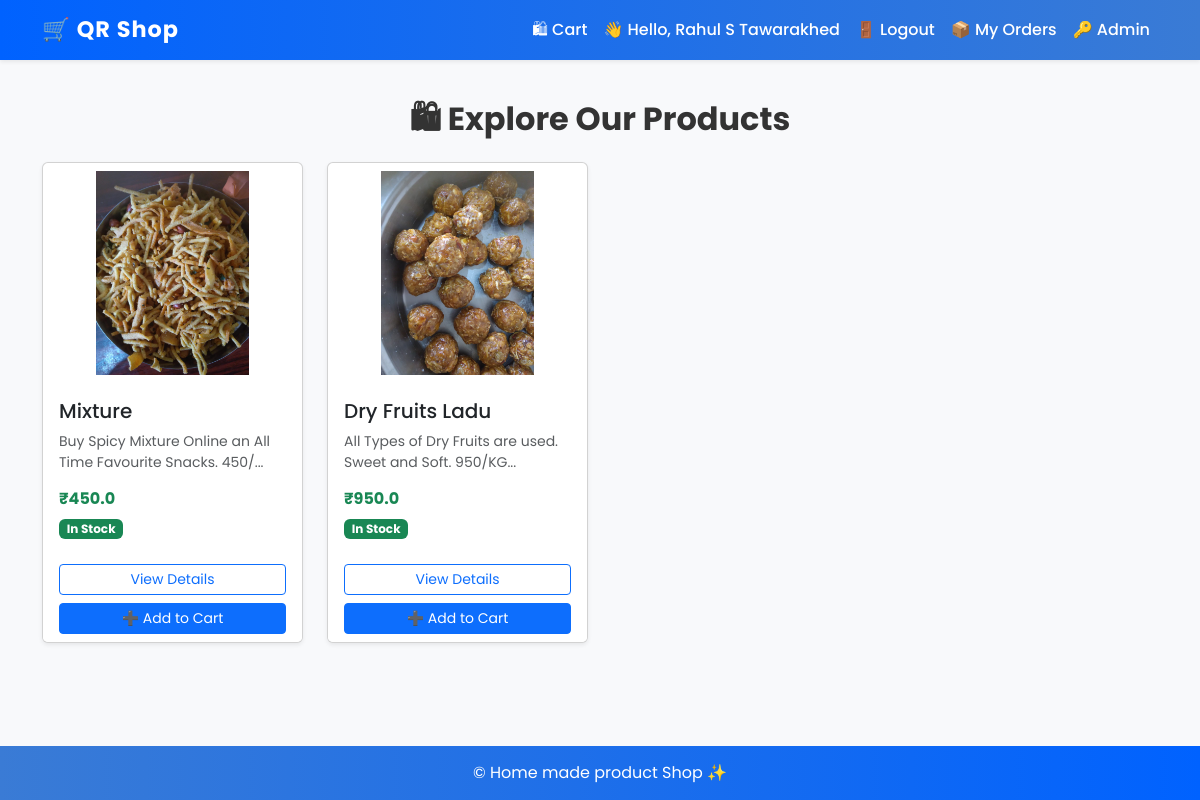
The page / (signed in) on the database its author committed.
### tables this page shows
CREATE TABLE products (
            id INTEGER PRIMARY KEY AUTOINCREMENT,
            name TEXT NOT NULL,
            description TEXT,
            price REAL NOT NULL,
            image_filename TEXT,
            stock INTEGER NOT NULL DEFAULT 0,
            created_at TEXT NOT NULL
        );

### app.py (the view)
@app.route("/")
def index():
    conn = get_db()
    products = conn.execute("SELECT * FROM products ORDER BY id DESC").fetchall()
    conn.close()
    return render_template("index.html", products=products)

### app.py (called while the page is built)
def get_db():
    conn = sqlite3.connect(DB_PATH)
    conn.row_factory = sqlite3.Row
    return conn

@app.before_request
def ensure_db():
    if not os.path.exists(DB_PATH):
        init_db()

### templates/index.html (shortened to what this page needs)
{% extends "base.html" %}
{% block content %}
<head>
</head>
<h2 class="fw-bold text-center mb-4">🛍 Explore Our Products</h2>
<div class="row">
  {% for product in products %}
  <div class="col-md-3 col-sm-6 mb-4">
    <div class="card h-100 shadow-sm product-card">
      {% if product['image_filename'] %}
      <img src="{{ url_for('static', filename='uploads/' ~ product['image_filename']) }}"
        class="card-img-top img-fluid p-2 rounded" style="height:220px; object-fit:contain;"
        alt="{{ product['name'] }}">
      {% else %}
      <div class="text-center text-muted p-5">No Image</div>
      {% endif %}
      <div class="card-body d-flex flex-column">
        <h5 class="card-title text-truncate">{{ product['name'] }}</h5>
        <p class="card-text text-muted small">{{ product['description'][:60] }}...</p>
        <div class="mt-auto">
          <h6 class="fw-bold text-success">₹{{ product['price'] }}</h6>
          {% if product['stock'] > 5 %}
          <span class="badge bg-success">In Stock</span>
          {% elif product['stock'] > 0 %}
          <span class="badge bg-warning text-dark">Limited Stock</span>
          {% else %}
          <span class="badge bg-danger">Out of Stock</span>
          {% endif %}
        </div>
      </div>
      <div class="card-footer bg-white border-0">
        <a href="{{ url_for('product_detail', pid=product['id']) }}"
          class="btn btn-sm btn-outline-primary w-100 mb-2">View Details</a>
        {% if product['stock'] > 0 %}
        <form method="post" action="{{ url_for('add_to_cart', pid=product['id']) }}">
          <button type="submit" class="btn btn-sm btn-primary w-100">➕ Add to Cart</button>
        </form>
        {% else %}
        <button class="btn btn-sm btn-secondary w-100" disabled>Out of Stock</button>
        {% endif %}
      </div>
    </div>
  </div>
  {% endfor %}
</div>
{% endblock %}

### templates/base.html (style rules this page uses)
body { font-family: 'Poppins', sans-serif; background: #f8f9fb; color: #333; }

### templates/index.html (style rules this page uses)
.product-card { transition: all 0.3s ease-in-out; }

### rows shown on the page
products: image_filename (picture), name "Mixture", description "Buy Spicy Mixture Online an All Time Favourite Snacks. 450/", price "450.0", stock "In Stock"
products: image_filename (picture), name "Dry Fruits Ladu", description "All Types of Dry Fruits are used. Sweet and Soft. 950/KG", price "950.0", stock "In Stock"

### other values the page prints
{{ session['user_name'] }} "Rahul S Tawarakhed"
